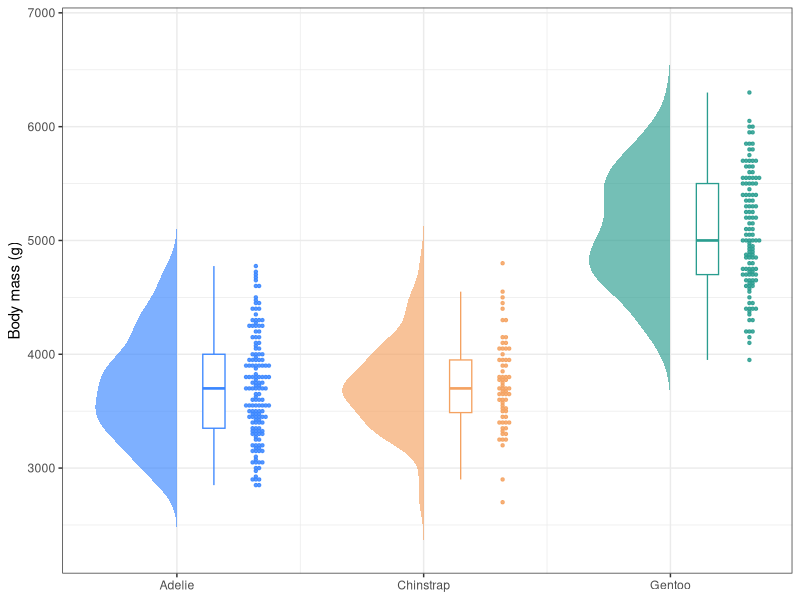
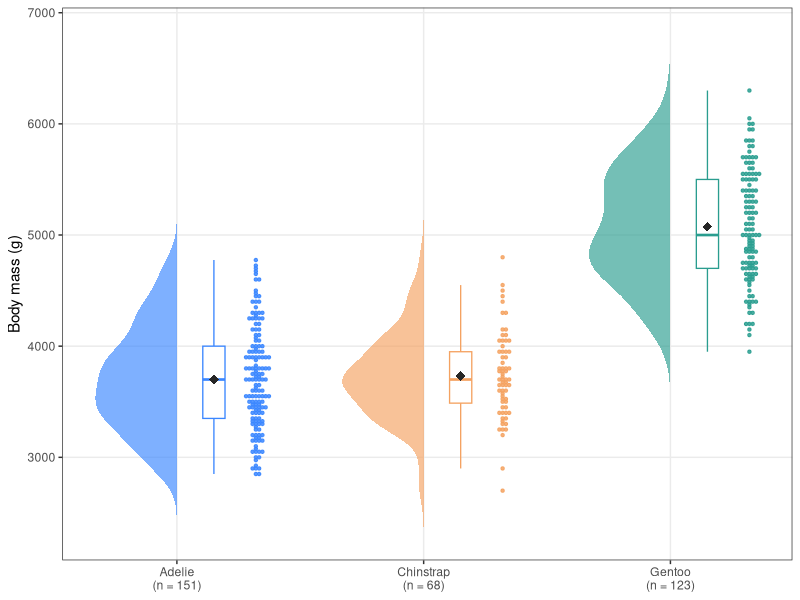
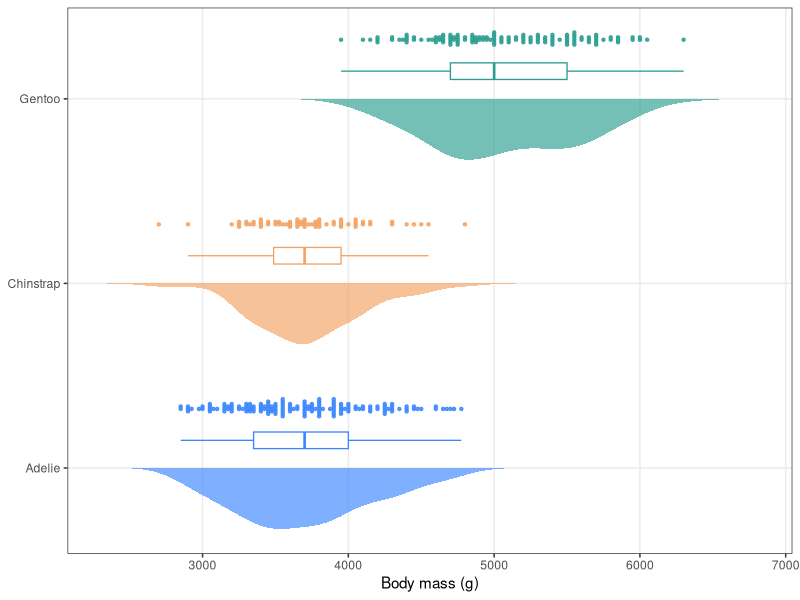
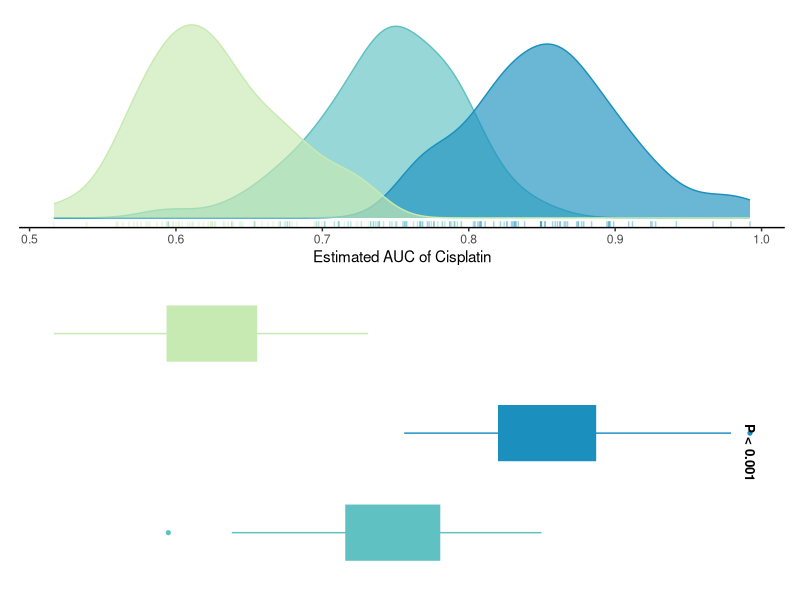

Write the R code that produced these figures, in order.
## ---- chunk 1
# Installing necessary packages
if (!requireNamespace("tidyverse", quietly = TRUE)) {
  install.packages("tidyverse")
}
if (!requireNamespace("ggbeeswarm", quietly = TRUE)) {
  install.packages("ggbeeswarm")
}
if (!requireNamespace("palmerpenguins", quietly = TRUE)) {
  install.packages("palmerpenguins")
}

# Load packages
library(tidyverse)
library(ggbeeswarm)
library(palmerpenguins)
## ---- chunk 2
data("penguins")

penguins_clean <- penguins |>
  filter(!is.na(body_mass_g)) |>
  mutate(species = factor(species))

head(penguins_clean, 3)
## ---- chunk 3
# Half-violin polygons: for each group, the density curve is mirrored to the
# left of the group centre (x = group position) and closed as a polygon.
half_violin <- function(data, group_col, value_col, width = 0.33) {
  groups <- levels(factor(data[[group_col]]))
  map_dfr(groups, function(g) {
    values <- data[[value_col]][as.character(data[[group_col]]) == g]
    d <- density(values, n = 200)
    tibble(
      group = g,
      x = which(groups == g) - d$y / max(d$y) * width,
      y = d$x)
  })
}
## ---- chunk 4
#| label: fig-1.1BasicRaincloud
#| fig-cap: "基础云雨图：企鹅体重"
#| out.width: "95%"
#| warning: false
#| message: false
#| fig-width: 8.5
#| fig-height: 5.5

violin_data <- half_violin(penguins_clean, "species", "body_mass_g")
centres <- set_names(seq_along(levels(penguins_clean$species)),
                     levels(penguins_clean$species))
x_pos <- centres[as.character(penguins_clean$species)]

raincloud_colors <- c(Adelie = "#3a86ff", Chinstrap = "#f4a261", Gentoo = "#2a9d8f")

ggplot(penguins_clean) +
  geom_polygon(data = violin_data, aes(x = x, y = y, fill = group, group = group),
               alpha = .65, colour = NA) +
  geom_boxplot(aes(x = x_pos + .15, y = body_mass_g, group = species, colour = species),
               width = .09, outlier.shape = NA, fill = "white", linewidth = .45) +
  geom_beeswarm(aes(x = x_pos + .32, y = body_mass_g, colour = species),
                cex = .5, size = .85, alpha = .85) +
  scale_fill_manual(values = raincloud_colors) +
  scale_colour_manual(values = raincloud_colors) +
  scale_x_continuous(breaks = centres, labels = levels(penguins_clean$species)) +
  labs(x = NULL, y = "Body mass (g)") +
  theme_bw() +
  theme(legend.position = "none")
## ---- chunk 5
#| label: fig-1.2AnnotatedRaincloud
#| fig-cap: "带均值标记与样本量的云雨图"
#| out.width: "95%"
#| warning: false
#| message: false
#| fig-width: 8.5
#| fig-height: 5.5

ggplot(penguins_clean) +
  geom_polygon(data = violin_data, aes(x = x, y = y, fill = group, group = group),
               alpha = .65, colour = NA) +
  geom_boxplot(aes(x = x_pos + .15, y = body_mass_g, group = species, colour = species),
               width = .09, outlier.shape = NA, fill = "white", linewidth = .45) +
  geom_beeswarm(aes(x = x_pos + .32, y = body_mass_g, colour = species),
                cex = .5, size = .85, alpha = .85) +
  stat_summary(aes(x = x_pos + .15, y = body_mass_g, group = species),
               fun = mean, geom = "point", shape = 18, size = 3, colour = "grey15") +
  scale_fill_manual(values = raincloud_colors) +
  scale_colour_manual(values = raincloud_colors) +
  scale_x_continuous(
    breaks = centres,
    labels = paste0(levels(penguins_clean$species), "\n(n = ",
                    table(penguins_clean$species)[levels(penguins_clean$species)], ")")) +
  labs(x = NULL, y = "Body mass (g)") +
  theme_bw() +
  theme(legend.position = "none", panel.grid.minor = element_blank())
## ---- chunk 6
#| label: fig-1.3HorizontalRaincloud
#| fig-cap: "横向云雨图"
#| out.width: "95%"
#| warning: false
#| message: false
#| fig-width: 8.5
#| fig-height: 5

ggplot(penguins_clean) +
  geom_polygon(data = violin_data, aes(x = x, y = y, fill = group, group = group),
               alpha = .65, colour = NA) +
  geom_boxplot(aes(x = x_pos + .15, y = body_mass_g, group = species, colour = species),
               width = .09, outlier.shape = NA, fill = "white", linewidth = .45) +
  geom_beeswarm(aes(x = x_pos + .32, y = body_mass_g, colour = species),
                cex = .5, size = .85, alpha = .85) +
  scale_fill_manual(values = raincloud_colors) +
  scale_colour_manual(values = raincloud_colors) +
  scale_x_continuous(breaks = centres, labels = levels(penguins_clean$species)) +
  labs(x = NULL, y = "Body mass (g)") +
  theme_bw() +
  theme(legend.position = "none", panel.grid.minor = element_blank()) +
  coord_flip()
## ---- chunk 7
#| label: fig-4.1BoxDensityPair
#| fig-cap: "顺铂 AUC 在三个应答层中的分布：上为带 rug 刻痕的密度曲线，下为水平箱线图，两面板共用一套色盘，Kruskal-Wallis p 值嵌于接缝之侧。"
#| out.width: "95%"
#| warning: false
#| message: false
#| fig-width: 6.5
#| fig-height: 7

library(patchwork)
set.seed(6401)
df <- data.frame(
  Drug = rep("Cisplatin", 180),
  Subtype = rep(c("Sensitive", "Intermediate", "Resistant"), each = 60),
  AUC = c(rnorm(60, 0.62, 0.05), rnorm(60, 0.74, 0.05), rnorm(60, 0.86, 0.05)))
# 超过两组 -> Kruskal-Wallis；恰两组时可换 t.test/wilcox.test
p.val <- kruskal.test(AUC ~ Subtype, data = df)
stopifnot(p.val$p.value < 0.001)
p.lab <- paste0("P ", ifelse(p.val$p.value < 0.001, "< 0.001", round(p.val$p.value, 3)))
# 同一套色盘驱动两面板，跨接缝颜色可直读
pal3 <- c(Sensitive = "#C7EAB2", Intermediate = "#5FC1C2", Resistant = "#1B90BE")
p_top <- ggplot(df, aes(AUC, colour = Subtype, fill = Subtype)) +
  geom_density(alpha = 0.65, linewidth = 0.5) +
  geom_rug(alpha = 0.4) +
  scale_colour_manual(values = pal3) + scale_fill_manual(values = pal3) +
  labs(x = paste0("Estimated AUC of ", unique(df$Drug)), y = NULL) +
  theme_classic(base_size = 11) +
  theme(legend.position = "none", axis.text.y = element_blank(),
        axis.ticks.y = element_blank(), axis.line.y = element_blank(),
        panel.grid.major.y = element_blank())
# 下面板：coord_flip 使箱线进入同一水平流向
p_bot <- ggplot(df, aes(Subtype, AUC, fill = Subtype, colour = Subtype)) +
  geom_boxplot(width = 0.55, outlier.size = 1.1) +
  scale_fill_manual(values = pal3) + scale_colour_manual(values = pal3) +
  annotate(geom = "text", x = 1.52, y = max(df$AUC), hjust = 1,
           size = 3.4, fontface = "bold", angle = 270, label = p.lab) +
  coord_flip() + labs(x = NULL, y = "Estimated AUC") +
  theme_void(base_size = 11) +
  theme(legend.position = "none", axis.text.y = element_blank(),
        axis.ticks = element_blank(), panel.grid.major = element_blank())
print(p_top / p_bot + plot_layout(heights = c(2, 3)))
